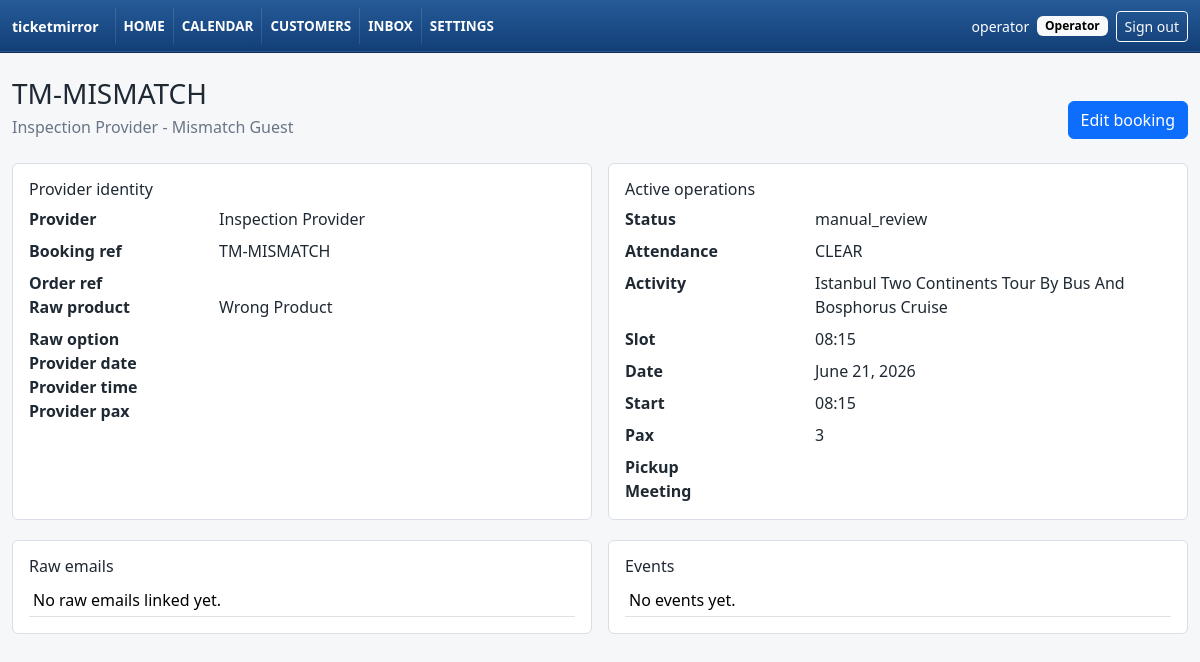
Screenshot of /bookings/4/ (signed in) with the database file from the repository.
### apps/accounts/models.py (models this page shows, shortened)
class UserProfile(models.Model):
    class Role(models.TextChoices):
        ADMIN = "admin", "Admin"
        OPERATOR = "operator", "Operator"
        VIEWER = "viewer", "Viewer"
    user = models.OneToOneField(
        settings.AUTH_USER_MODEL,
        on_delete=models.CASCADE,
        related_name="profile",
    )
    role = models.CharField(max_length=20, choices=Role.choices, default=Role.VIEWER)
    created_at = models.DateTimeField(auto_now_add=True)
    updated_at = models.DateTimeField(auto_now=True)
    class Meta:
        ordering = ["user__username"]

### apps/bookings/models.py (models this page shows, shortened)
class TimeStampedModel(models.Model):
    created_at = models.DateTimeField(auto_now_add=True)
    updated_at = models.DateTimeField(auto_now=True)
    class Meta:
        abstract = True

class Booking(TimeStampedModel):
    class Status(models.TextChoices):
        CONFIRMED = "confirmed", "Confirmed"
        PENDING_PROVIDER_ACCEPTANCE = (
            "pending_provider_acceptance",
            "Pending provider acceptance",
        )
        CANCELLED = "cancelled", "Cancelled"
        REJECTED = "rejected", "Rejected"
        MODIFIED = "modified", "Modified"
        MANUAL_REVIEW = "manual_review", "Manual review"
        PARSE_FAILED = "parse_failed", "Parse failed"
        DUPLICATE_IGNORED = "duplicate_ignored", "Duplicate ignored"
    class AttendanceStatus(models.TextChoices):
        CLEAR = "", "CLEAR"
        GELDI = "geldi", "GELDI"
        GELMEDI = "gelmedi", "GELMEDI"
        SONRA_GELECEK = "sonra_gelecek", "SONRA GELECEK"
    provider = models.ForeignKey(
        Provider,
        on_delete=models.PROTECT,
        related_name="bookings",
    )
    provider_booking_reference = models.CharField(max_length=120)
    provider_order_reference = models.CharField(max_length=120, null=True, blank=True)
    status = models.CharField(
        max_length=40,
        choices=Status.choices,
        default=Status.PENDING_PROVIDER_ACCEPTANCE,
    )
    attendance_status = models.CharField(
        max_length=30,
        choices=AttendanceStatus.choices,
        blank=True,
        default=AttendanceStatus.CLEAR,
    )
    activity = models.ForeignKey(
        TourActivity,
        on_delete=models.PROTECT,
        null=True,
        blank=True,
        related_name="bookings",
    )
    schedule_slot = models.ForeignKey(
        ActivityScheduleSlot,
        on_delete=models.PROTECT,
        null=True,
        blank=True,
        related_name="bookings",
    )
    raw_product_name = models.CharField(max_length=240, blank=True)
    raw_option_name = models.CharField(max_length=240, null=True, blank=True)
    provider_product_code = models.CharField(max_length=120, null=True, blank=True)
    provider_option_code = models.CharField(max_length=120, null=True, blank=True)
    provider_travel_date = models.DateField(null=True, blank=True)
    provider_start_time = models.TimeField(null=True, blank=True)
    provider_end_time = models.TimeField(null=True, blank=True)
    provider_slot_type = models.CharField(
        max_length=30,
        choices=ActivityScheduleSlot.SlotType.choices,
        blank=True,
    )
    active_travel_date = models.DateField(null=True, blank=True)
    active_start_time = models.TimeField(null=True, blank=True)
    active_end_time = models.TimeField(null=True, blank=True)
    active_slot_type = models.CharField(
        max_length=30,
        choices=ActivityScheduleSlot.SlotType.choices,
        blank=True,
    )
    provider_traveler_count = models.PositiveIntegerField(null=True, blank=True)
    active_traveler_count = models.PositiveIntegerField(null=True, blank=True)
    lead_traveler_name = models.CharField(max_length=180, null=True, blank=True)
    lead_traveler_email = models.EmailField(null=True, blank=True)
    lead_traveler_phone = models.CharField(max_length=80, null=True, blank=True)
    traveler_names = models.JSONField(default=list, blank=True)
    ticket_breakdown = models.JSONField(default=dict, blank=True)
    language = models.CharField(max_length=80, null=True, blank=True)
    pickup_location = models.TextField(null=True, blank=True)
    meeting_point = models.TextField(null=True, blank=True)
    special_requirements = models.TextField(null=True, blank=True)
    customer_message = models.TextField(null=True, blank=True)
    price = models.JSONField(default=dict, blank=True)
    payment_status = models.CharField(max_length=80, null=True, blank=True)
    source_thread_id = models.CharField(max_length=180, null=True, blank=True)
    last_email_received_at = models.DateTimeField(null=True, blank=True)
    manual_override_fields = models.JSONField(default=list, blank=True)
    class Meta:
        ordering = [
            "-active_travel_date",
            "active_start_time",
            "provider_booking_reference",
        ]
        constraints = [
            models.UniqueConstraint(
                fields=["provider", "provider_booking_reference"],
                name="unique_provider_booking_reference",
            )
        ]
        indexes = [
            models.Index(fields=["active_travel_date"], name="booking_active_date_idx"),
            models.Index(fields=["status"], name="booking_status_idx"),
            models.Index(
                fields=["activity", "active_travel_date"],
                name="booking_activity_date_idx",
            ),
            models.Index(
                fields=["schedule_slot", "active_travel_date"],
                name="booking_slot_date_idx",
            ),
            models.Index(
                fields=["provider", "status"],
                name="booking_provider_status_idx",
            ),
            models.Index(
                fields=["provider", "provider_order_reference"],
                name="booking_provider_order_idx",
            ),
        ]

class Provider(TimeStampedModel):
    name = models.CharField(max_length=120)
    code = models.SlugField(max_length=60, unique=True)
    active = models.BooleanField(default=True)
    known_sender_patterns = models.JSONField(default=list, blank=True)
    known_subject_patterns = models.JSONField(default=list, blank=True)
    parser_key = models.CharField(max_length=80, blank=True)
    class Meta:
        ordering = ["name"]
        indexes = [
            models.Index(fields=["code"], name="provider_code_idx"),
            models.Index(fields=["active"], name="provider_active_idx"),
        ]

class TourActivity(TimeStampedModel):
    class Category(models.TextChoices):
        CRUISE = "cruise", "Cruise"
        LAND_AND_CRUISE = "land_and_cruise", "Land and cruise"
        YACHT = "yacht", "Yacht"
        OTHER = "other", "Other"
    name = models.CharField(max_length=180, unique=True)
    internal_display_name = models.CharField(max_length=180, blank=True)
    active = models.BooleanField(default=True)
    category = models.CharField(
        max_length=40,
        choices=Category.choices,
        blank=True,
    )
    display_settings = models.JSONField(default=dict, blank=True)
    notes = models.TextField(blank=True)
    class Meta:
        ordering = ["name"]
        indexes = [
            models.Index(fields=["active"], name="activity_active_idx"),
            models.Index(
                fields=["category", "active"],
                name="activity_cat_active_idx",
            ),
        ]

class ActivityScheduleSlot(TimeStampedModel):
    class SlotType(models.TextChoices):
        FIXED_TIME = "fixed_time", "Fixed time"
        HALF_DAY = "half_day", "Half day"
        FULL_DAY = "full_day", "Full day"
        OPEN_TIME = "open_time", "Open time"
        PRIVATE_GROUP = "private_group", "Private group"
    schedule = models.ForeignKey(
        ActivitySchedule,
        on_delete=models.CASCADE,
        related_name="slots",
    )
    start_time = models.TimeField()
    end_time = models.TimeField(null=True, blank=True)
    duration_minutes = models.PositiveIntegerField()
    slot_type = models.CharField(max_length=30, choices=SlotType.choices)
    capacity = models.PositiveIntegerField()
    days_of_week = models.JSONField(default=list, blank=True)
    active = models.BooleanField(default=True)
    class Meta:
        ordering = ["schedule__activity__name", "schedule__schedule_kind", "start_time"]
        indexes = [
            models.Index(
                fields=["schedule", "active"],
                name="act_slot_sched_active_idx",
            ),
            models.Index(fields=["start_time"], name="activity_slot_start_idx"),
            models.Index(fields=["slot_type"], name="activity_slot_type_idx"),
        ]

### apps/bookings/views.py (the view)
# urls.py: path("<int:booking_id>/", views.booking_detail, name="detail"),
@viewer_required
def booking_detail(request, booking_id):
    booking = get_object_or_404(
        Booking.objects.select_related(
            "provider",
            "activity",
            "schedule_slot",
        ),
        id=booking_id,
    )
    events = booking.events.select_related("raw_email", "created_by").order_by(
        "-created_at"
    )
    raw_emails = RawEmail.objects.filter(booking_events__booking=booking).distinct()
    return render(
        request,
        "bookings/detail.html",
        {
            "booking": booking,
            "events": events,
            "raw_emails": raw_emails,
            "can_edit_booking": can_mutate(request.user),
        },
    )

### apps/bookings/templates/bookings/detail.html (shortened to what this page needs)
{% extends "base/base.html" %}
{% load booking_extras %}
{% block content %}
  <div class="d-flex flex-wrap justify-content-between align-items-end gap-3 mb-4">
    <div>
      <h1 class="h3 mb-1">{{ booking.provider_booking_reference }}</h1>
      <div class="tm-muted">{{ booking.provider.name }} - {{ booking.lead_traveler_name|default:"No lead traveler" }}</div>
    </div>
    {% if can_edit_booking %}
      <a class="btn btn-primary" href="{% url 'bookings:edit' booking.id %}">Edit booking</a>
    {% endif %}
  </div>
  <div class="row g-3">
    <div class="col-lg-6">
      <div class="tm-card p-3 h-100">
        <h2 class="h6">Provider identity</h2>
        <dl class="row mb-0">
          <dt class="col-sm-4">Provider</dt><dd class="col-sm-8">{{ booking.provider.name }}</dd>
          <dt class="col-sm-4">Booking ref</dt><dd class="col-sm-8">{{ booking.provider_booking_reference }}</dd>
          <dt class="col-sm-4">Order ref</dt><dd class="col-sm-8">{{ booking.provider_order_reference|default:"" }}</dd>
          <dt class="col-sm-4">Raw product</dt><dd class="col-sm-8">{{ booking.raw_product_name }}</dd>
          <dt class="col-sm-4">Raw option</dt><dd class="col-sm-8">{{ booking.raw_option_name|default:"" }}</dd>
          <dt class="col-sm-4">Provider date</dt><dd class="col-sm-8">{{ booking.provider_travel_date|default:"" }}</dd>
          <dt class="col-sm-4">Provider time</dt><dd class="col-sm-8">{{ booking.provider_start_time|time:"H:i"|default:"" }}</dd>
          <dt class="col-sm-4">Provider pax</dt><dd class="col-sm-8">{{ booking.provider_traveler_count|default:"" }}</dd>
        </dl>
      </div>
    </div>
    <div class="col-lg-6">
      <div class="tm-card p-3 h-100">
        <h2 class="h6">Active operations</h2>
        <dl class="row mb-0">
          <dt class="col-sm-4">Status</dt><dd class="col-sm-8 {% if booking|field_overridden:'status' %}tm-manual{% endif %}">{{ booking.status }}</dd>
          <dt class="col-sm-4">Attendance</dt><dd class="col-sm-8 {% if booking|field_overridden:'attendance_status' %}tm-manual{% endif %}">{{ booking.get_attendance_status_display }}</dd>
          <dt class="col-sm-4">Activity</dt><dd class="col-sm-8">{{ booking.activity.name|default:"Unmapped" }}</dd>
          <dt class="col-sm-4">Slot</dt><dd class="col-sm-8">{% if booking.schedule_slot %}{{ booking.schedule_slot.start_time|time:"H:i" }}{% else %}Unmapped{% endif %}</dd>
          <dt class="col-sm-4">Date</dt><dd class="col-sm-8 {% if booking|field_overridden:'active_travel_date' %}tm-manual{% endif %}">{{ booking.active_travel_date|default:"" }}</dd>
          <dt class="col-sm-4">Start</dt><dd class="col-sm-8 {% if booking|field_overridden:'active_start_time' %}tm-manual{% endif %}">{{ booking.active_start_time|time:"H:i"|default:"" }}</dd>
          <dt class="col-sm-4">Pax</dt><dd class="col-sm-8 {% if booking|field_overridden:'active_traveler_count' %}tm-manual{% endif %}">{{ booking.active_traveler_count|default:"" }}</dd>
          <dt class="col-sm-4">Pickup</dt><dd class="col-sm-8">{{ booking.pickup_location|default:"" }}</dd>
          <dt class="col-sm-4">Meeting</dt><dd class="col-sm-8">{{ booking.meeting_point|default:"" }}</dd>
        </dl>
      </div>
    </div>
  </div>
  <div class="row g-3 mt-1">
    <div class="col-lg-6">
      <div class="tm-card p-3">
        <h2 class="h6">Raw emails</h2>
        <table class="table table-sm mb-0">
          <tbody>
            {% for raw_email in raw_emails %}
              <tr>
                <td><a href="{% url 'bookings:raw_email_detail' raw_email.id %}">{{ raw_email.subject }}</a></td>
                <td>{{ raw_email.received_at }}</td>
                <td>{{ raw_email.parse_status }}</td>
              </tr>
            {% empty %}
              <tr><td class="tm-muted">No raw emails linked yet.</td></tr>
            {% endfor %}
          </tbody>
        </table>
      </div>
    </div>
    <div class="col-lg-6">
      <div class="tm-card p-3">
        <h2 class="h6">Events</h2>
        <table class="table table-sm mb-0">
          <tbody>
            {% for event in events %}
              <tr>
                <td><span class="badge text-bg-secondary">{{ event.event_type }}</span></td>
                <td>{{ event.created_at }}</td>
                <td>{{ event.source }}</td>
              </tr>
            {% empty %}
              <tr><td class="tm-muted">No events yet.</td></tr>
            {% endfor %}
          </tbody>
        </table>
      </div>
    </div>
  </div>
{% endblock %}

### apps/core/templates/base/base.html (shortened to what this page needs)
{% load booking_extras %}
<!doctype html>
<html lang="en">
  <head>
    <link href="https://cdn.jsdelivr.net/npm/bootstrap@5.3.3/dist/css/bootstrap.min.css" rel="stylesheet">
  </head>
  <body>
    <nav class="navbar navbar-expand-lg tm-top-nav">
      <div class="container-fluid tm-shell">
        <a class="navbar-brand fw-semibold" href="{% url 'core:dashboard' %}">ticketmirror</a>
        {% if user.is_authenticated %}
          <div class="collapse navbar-collapse" id="mainNav">
            <div class="navbar-nav me-auto" data-testid="primary-nav">
              <a class="nav-link" href="{% url 'core:dashboard' %}">Home</a>
              <a class="nav-link" href="{% url 'bookings:daily' %}">Calendar</a>
              <a class="nav-link" href="{% url 'core:customers' %}">Customers</a>
              <a class="nav-link" href="{% url 'inbox' %}">Inbox</a>
              <a class="nav-link" href="{% url 'core:settings' %}">Settings</a>
            </div>
            <form method="post" action="{% url 'logout' %}" class="d-flex align-items-center gap-2">
              <span class="small">{{ user.username }}</span>
              {% if user.is_superuser %}
                <span class="badge text-bg-light">Admin</span>
              {% elif user.profile %}
                <span class="badge text-bg-light">{{ user.profile.get_role_display }}</span>
              {% endif %}
              <button class="btn btn-sm btn-outline-light" type="submit">Sign out</button>
            </form>
          </div>
        {% endif %}
      </div>
    </nav>
    <main class="container-fluid tm-shell py-4">
      {% block content %}{% endblock %}
    </main>
  </body>
</html>

### rows the page displays
Booking: provider_booking_reference "TM-MISMATCH", provider.name "Inspection Provider", lead_traveler_name "Mismatch Guest", raw_product_name "Wrong Product", status "manual_review", attendance_status "CLEAR", activity.name "Istanbul Two Continents Tour By Bus And Bosphorus Cruise", schedule_slot.start_time "08:15", active_travel_date "June 21, 2026", active_start_time "08:15", active_traveler_count "3"

### other values shown
{{ user.username }} "operator"
{{ user.profile.get_role_display }} "Operator"
